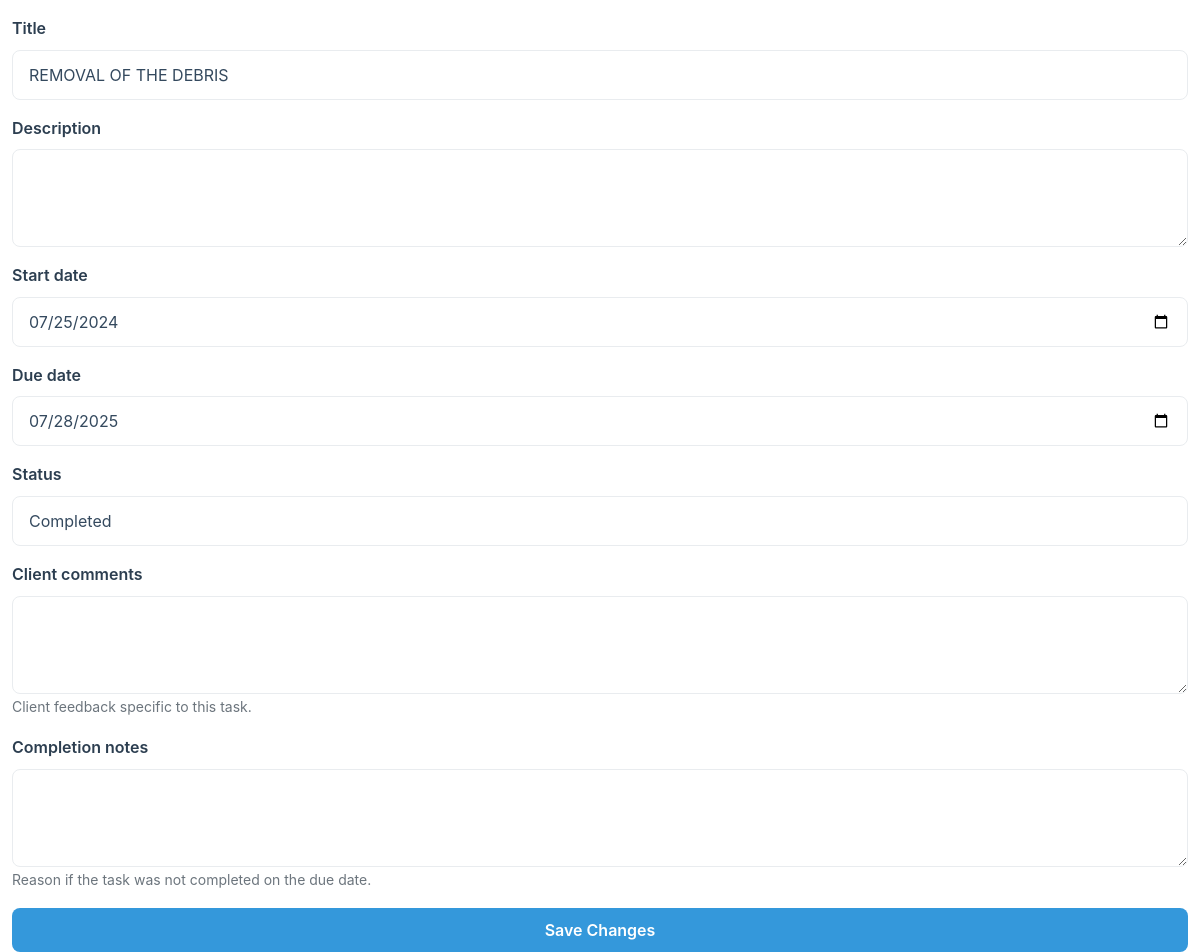
Page /projects/tasks/2/update/ (signed in) on the committed database.
### projects/models.py (models this page shows, shortened)
class Task(models.Model):
    STATUS_CHOICES = (
        ('todo', 'To Do'),
        ('in_progress', 'In Progress'),
        ('completed', 'Completed'),
    )
    project = models.ForeignKey('Project', on_delete=models.CASCADE, related_name='tasks')
    title = models.CharField(max_length=250)
    description = models.TextField(blank=True)
    start_date = models.DateField(null=True, blank=True)
    due_date = models.DateField(null=True, blank=True)
    status = models.CharField(max_length=20, choices=STATUS_CHOICES, default='todo')
    client_comments = models.TextField(blank=True, help_text="Client feedback specific to this task.")
    completion_notes = models.TextField(blank=True, help_text="Reason if the task was not completed on the due date.")
    created_at = models.DateTimeField(auto_now_add=True)
    class Meta:
        ordering = ['due_date', 'created_at']

### projects/views.py (the view)
# urls.py: path('tasks/<int:pk>/update/', views.task_update_view, name='task_update'),
@login_required
@user_passes_test(can_manage_projects)
def task_update_view(request, pk):
    task = get_object_or_404(Task, pk=pk)
    if request.method == 'POST':
        form = TaskUpdateForm(request.POST, instance=task)
        if form.is_valid():
            form.save()
            return render(request, 'projects/task_form_success.html')
    else:
        form = TaskUpdateForm(instance=task)
    return render(request, 'projects/task_form.html', {'form': form, 'task': task})

### projects/forms.py
class TaskUpdateForm(forms.ModelForm):
    class Meta:
        model = Task
        fields = ['title', 'description', 'start_date', 'due_date', 'status', 'client_comments', 'completion_notes']
        widgets = {
            'description': forms.Textarea(attrs={'rows': 3}),
            'client_comments': forms.Textarea(attrs={'rows': 3}),
            'completion_notes': forms.Textarea(attrs={'rows': 3}),
            'start_date': forms.DateInput(attrs={'type': 'date'}),
            'due_date': forms.DateInput(attrs={'type': 'date'}),
        }

### accounts/views.py (called while the page is built)
def can_manage_projects(user):
    return user.is_authenticated and user.role in ['admin', 'owner', 'supervisor']

### templates/projects/task_form.html (shortened to what this page needs)
{% extends 'base_minimal.html' %}
{% load widget_tweaks %}
{% block content %}
<div class="container-fluid pt-3">
    <form method="post">
        {% for field in form %}
            <div class="mb-3">
                <label for="{{ field.id_for_label }}" class="form-label">{{ field.label }}</label>
                {% render_field field class="form-control" %}
                {% if field.help_text %}<small class="form-text text-muted">{{ field.help_text }}</small>{% endif %}
            </div>
        {% endfor %}
        <button type="submit" class="btn btn-primary w-100">Save Changes</button>
    </form>
</div>
{% endblock %}

### static/css/styles.css (style rules this page uses)
:root { --primary-color: #2c3e50; --secondary-color: #3498db; --success-color: #27ae60; --warning-color: #f39c12; --danger-color: #e74c3c; --info-color: #17a2b8; --light-color: #ecf0f1; --dark-color: #2c3e50; --body-bg: #f7f9fc; --card-bg: #ffffff; --text-color: #34495e; --border-color: #e9ecef; --shadow-color: rgba(44, 62, 80, 0.07); }
* { margin: 0; padding: 0; box-sizing: border-box; }
body { font-family: -apple-system, BlinkMacSystemFont, "Segoe UI", Roboto, "Helvetica Neue", Arial, sans-serif; background-color: var(--body-bg); line-height: 1.6; color: var(--text-color); -webkit-font-smoothing: antialiased; -moz-osx-font-smoothing: grayscale; }
.btn { border-radius: 0.5rem; font-weight: 600; padding: 0.6rem 1.2rem; transition: all 0.2s ease; border: none; }
.btn-primary { background-color: var(--secondary-color); color: white; }
.form-control, .form-select { border: 1px solid var(--border-color); border-radius: 0.5rem; padding: 0.75rem 1rem; transition: all 0.2s ease; background-color: var(--card-bg); color: var(--text-color); }
.form-label { font-weight: 600; margin-bottom: 0.5rem; color: var(--dark-color); }

### rows in the picture
Task: title "REMOVAL OF THE DEBRIS" "07/25/2024" "07/28/2025" "Completed"

### other values in the picture
{{ field.label }} "Title" "Description" "Start date" "Due date" "Status" "Client comments" "Completion notes"
{{ field.help_text }} "Client feedback specific to this task." "Reason if the task was not completed on the due date."
